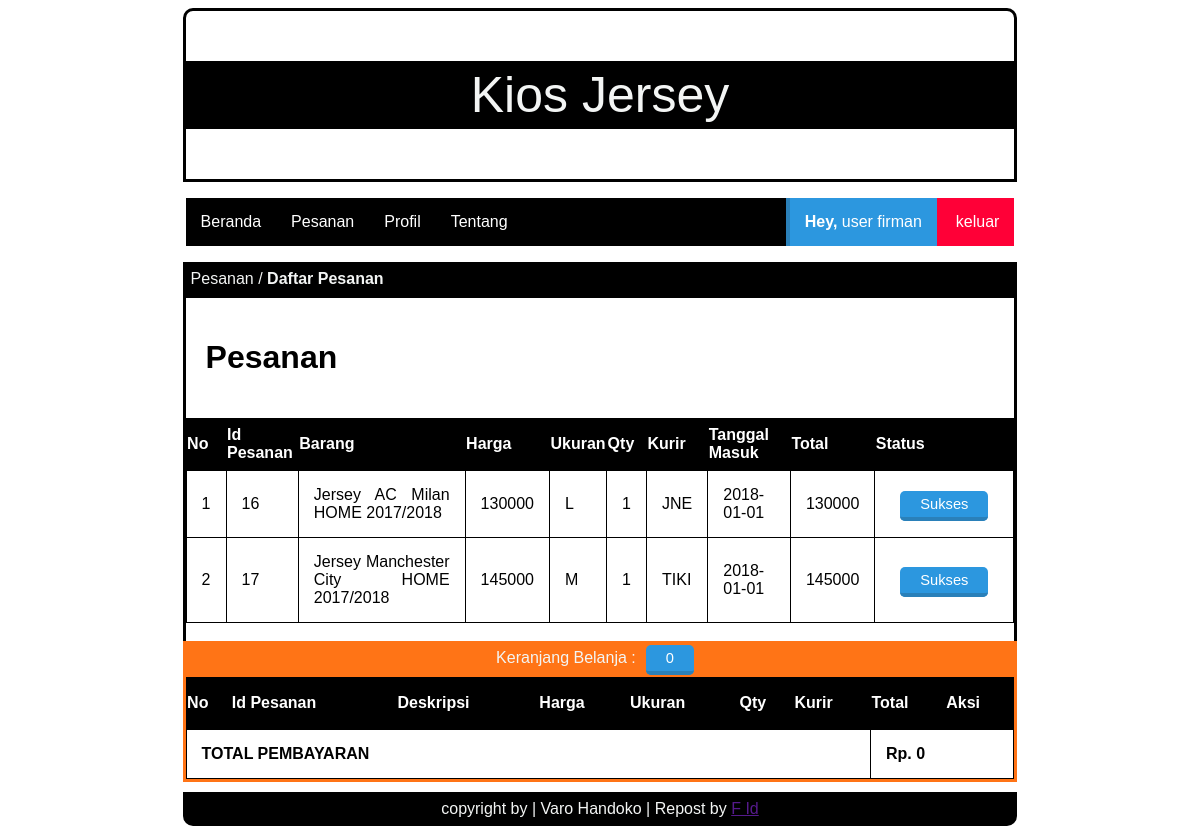
The page /index.php?page=belanja (signed in) on the database its author committed.
### tables this page shows
CREATE TABLE `tbl_pesanan` (
  `id_pesanan` int(100) NOT NULL,
  `id_user` int(100) NOT NULL,
  `id_barang` int(100) NOT NULL,
  `ukuran` varchar(5) NOT NULL,
  `qty` int(50) NOT NULL,
  `kurir` varchar(15) NOT NULL,
  `date_in` date NOT NULL,
  `total` int(100) NOT NULL
);

CREATE TABLE `tbl_barang` (
  `id_barang` int(100) NOT NULL,
  `deskripsi` varchar(100) NOT NULL,
  `harga` int(20) NOT NULL,
  `stok` int(5) NOT NULL,
  `created` date NOT NULL,
  `nama_image` varchar(50) NOT NULL,
  `type_image` varchar(50) NOT NULL,
  `size_image` bigint(20) NOT NULL
);

### page/user/belanja.php (the view, shortened to what this page needs)
<div class="box-title">
    <p>Pesanan / <b>Daftar Pesanan</b></p>
</div>
<div id="box">
  <h1>Pesanan</h1>
  <?php
  include 'lib/koneksi.php';
  if (isset($_SESSION['username'])) $user = $_SESSION['username'];
  $ambiluser = $conn->prepare("SELECT * FROM tbl_users WHERE username =:user");
  $ambiluser->bindparam(':user', $user);
  $ambiluser->execute();
  $data = $ambiluser->fetch(PDO::FETCH_OBJ);
  if (isset($_SESSION['username'])) $id = $data->id_user;
  $query = $conn->prepare("SELECT * FROM tbl_pesanan
                           JOIN tbl_barang ON tbl_pesanan.id_barang=tbl_barang.id_barang
                           WHERE tbl_pesanan.id_user=:id
                           GROUP BY tbl_pesanan.id_pesanan");
  $query->bindparam(':id', $id);
  $query->execute();
  $data = $query->fetchAll();
  ?>
  <table class="news">
    <tr>
      <th>No</th>
      <th>Id Pesanan</th>
      <th>Barang</th>
      <th>Harga</th>
      <th>Ukuran</th>
      <th>Qty</th>
      <th>Kurir</th>
      <th>Tanggal Masuk</th>
      <th>Total</th>
      <th>Status</th>
    </tr>
    <?php
    $no=1;
    foreach ($data as $value): ?>
        <tr>
            <td><?php echo $no; ?></td>
            <td><?php echo $value['id_pesanan'] ?></td>
            <td><?php echo $value['deskripsi'] ?></td>
            <td><?php echo $value['harga'] ?></td>
            <td><?php echo $value['ukuran'] ?></td>
            <td><?php echo $value['qty'] ?></td>
            <td><?php echo $value['kurir'] ?></td>
            <td><?php echo $value['date_in'] ?></td>
            <td><?php echo $value['total'] ?></td>
            <td>
              <a class="tombol-biru">Sukses</a>
            </td>
        </tr>
    <?php
    $no++;
    endforeach;
     ?>
  </table>
  <br>
</div>

### style.css (style rules this page uses)
.box-title { background: #000000; width: 70%; height: 30px; margin: auto; border: 3px solid #000000; }
.box-title p { color: #f3f5f4; margin: 5px 5px; font-family: sans-serif; }
#box { border-bottom: 0px; border-left: 3px solid #000000; border-right: 3px solid #000000; width: 70%; margin: auto; min-height: 200px; overflow: hidden; }
table.news { border-collapse: collapse; width: 100%; }
.news td { padding: 15px; border: 1px solid black; }
.news th { background-color: #000000; color: white; height: 50px; }
#box p,h1,h2,table,tr,td,img { font-family: sans-serif; padding: 20px; text-align: justify; }
.tombol-biru { background:#2C97DF; color:white; border-top:0; border-left:0; border-right:0; border-bottom:4px solid #2A80B9; border-radius: 5px; padding:5px 20px; text-decoration:none; font-family:sans-serif; font-size:11pt; margin:10px; }

### rows shown on the page
tbl_pesanan: id_pesanan "16", id_barang.deskripsi "Jersey AC Milan HOME 2017/2018", id_barang.harga "130000", ukuran "L", qty "1", kurir "JNE", date_in "2018-01-01", total "130000"
tbl_pesanan: id_pesanan "17", id_barang.deskripsi "Jersey Manchester City HOME 2017/2018", id_barang.harga "145000", ukuran "M", qty "1", kurir "TIKI", date_in "2018-01-01", total "145000"

### other values the page prints
$title "user"
$user "firman"
$count "0"
$jumlah "0"
